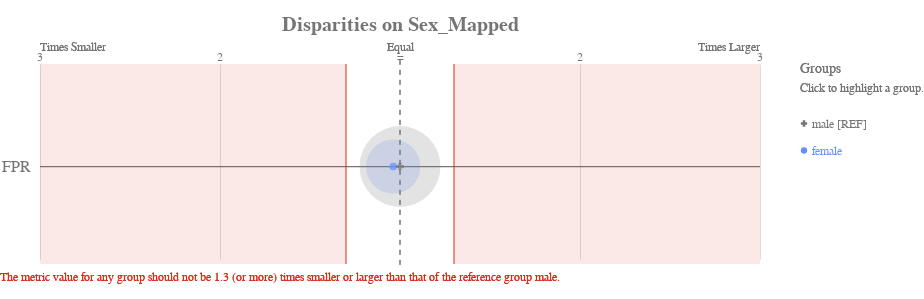

Here is the notebook cell this chart was saved with:
### Code cell
ap.disparity(bdf, metrics, 'sex_mapped', fairness_threshold = disparity_tolerance)

### Figure 1 — Vega-Lite specification as saved in the notebook (floating-point values rounded to 4 significant figures)
{"config": {"view": {"continuousWidth": 400, "continuousHeight": 300, "strokeWidth": 0}, "axisLeft": {"labelColor": "rgb(117,117,117)", "labelFont": "Arial", "labelFontSize": 16}, "title": {"align": "center", "baseline": "middle", "color": "rgb(117,117,117)", "font": "Arial", "fontSize": 20, "fontWeight": "bold"}}, "layer": [{"data": {"name": "data-38121450c6697f570e9bf3f18efe866c"}, "mark": {"type": "rule", "stroke": "rgb(117,117,117)", "strokeWidth": 1.25, "tooltip": ""}, "encoding": {"x": {"type": "quantitative", "field": "x", "scale": {"domain": [-2, 2], "range": [40.0, 760.0]}}, "x2": {"field": "x2"}, "y": {"type": "nominal", "axis": {"domain": false, "labelAngle": 0, "labelPadding": -30, "orient": "left", "ticks": false, "title": ""}, "field": "metric", "scale": {"domain": ["FPR"], "range": [30, 225.0]}}}}, {"data": {"name": "data-79dd248bdaa0ea02c535240e8ad022c8"}, "mark": {"type": "rule", "stroke": "rgb(117,117,117)", "strokeDash": [5, 5], "strokeWidth": 1}, "encoding": {"tooltip": {"value": "male [REF]"}, "x": {"value": 400.0}, "y": {"value": 20.83}, "y2": {"value": 229.2}}}, {"data": {"name": "data-c233327f4cd9b4c2df31bf8015c83e4a"}, "mark": {"type": "text", "align": "center", "color": "rgb(117,117,117)", "font": "Arial", "fontSize": 12, "fontWeight": "normal", "tooltip": ""}, "encoding": {"text": {"type": "nominal", "field": "label"}, "x": {"type": "quantitative", "field": "value", "scale": {"domain": [-2, 2], "range": [40.0, 760.0]}}, "y": {"value": 17.5}}}, {"layer": [{"mark": {"type": "text", "align": "left", "fill": "rgb(117,117,117)", "font": "Arial", "fontSize": 12, "fontWeight": "normal", "tooltip": ""}, "encoding": {"text": {"value": "Times Smaller"}, "x": {"value": 40.0}, "y": {"value": 7.5}}}, {"mark": {"type": "text", "align": "right", "fill": "rgb(117,117,117)", "font": "Arial", "fontSize": 12, "fontWeight": "normal", "tooltip": ""}, "encoding": {"text": {"value": "Times Larger"}, "x": {"value": 760.0}, "y": {"value": 7.5}}}, {"mark": {"type": "text", "align": "center", "fill": "rgb(117,117,117)", "font": "Arial", "fontSize": 12, "fontWeight": "normal", "tooltip": ""}, "encoding": {"text": {"value": "Equal"}, "x": {"value": 400.0}, "y": {"value": 7.5}}}], "data": {"name": "data-79dd248bdaa0ea02c535240e8ad022c8"}}, {"layer": [{"mark": {"type": "rule", "opacity": 0.8, "stroke": "rgb(217, 46, 28)", "strokeWidth": 1.25, "tooltip": ""}, "encoding": {"x": {"type": "quantitative", "field": "min", "scale": {"domain": [-2, 2], "range": [40.0, 760.0]}}, "y": {"value": 25.0}, "y2": {"value": 225.0}}}, {"mark": {"type": "rule", "opacity": 0.8, "stroke": "rgb(217, 46, 28)", "strokeWidth": 1.25, "tooltip": ""}, "encoding": {"x": {"type": "quantitative", "field": "max", "scale": {"domain": [-2, 2], "range": [40.0, 760.0]}}, "y": {"value": 25.0}, "y2": {"value": 225.0}}}, {"layer": [{"mark": {"type": "rect", "fill": "rgb(217, 46, 28)", "opacity": 0.1, "tooltip": ""}, "encoding": {"x": {"type": "quantitative", "field": "min", "scale": {"domain": [-2, 2], "range": [40.0, 760.0]}}, "x2": {"field": "lower_end"}, "y": {"value": 25.0}, "y2": {"value": 225.0}}}, {"mark": {"type": "rect", "fill": "rgb(217, 46, 28)", "opacity": 0.1, "tooltip": ""}, "encoding": {"x": {"type": "quantitative", "field": "max", "scale": {"domain": [-2, 2], "range": [40.0, 760.0]}}, "x2": {"field": "upper_end"}, "y": {"value": 25.0}, "y2": {"value": 225.0}}}]}, {"data": {"name": "data-79dd248bdaa0ea02c535240e8ad022c8"}, "mark": {"type": "text", "align": "left", "baseline": "top", "fill": "rgb(217, 46, 28)", "font": "Arial", "fontSize": 12, "fontWeight": "normal", "tooltip": ""}, "encoding": {"text": {"value": "The metric value for any group should not be 1.3 (or more) times smaller or larger than that of the reference group male."}, "x": {"value": 0}, "y": {"value": 233.3}}}], "data": {"name": "data-68125cfc4fc9557defd07e8d14c561c8"}}, {"layer": [{"mark": "circle"}, {"data": {"name": "data-3a2bacbe6e3b84b277c319c3ecfdb12a"}, "mark": {"type": "circle", "opacity": 0.2}, "encoding": {"color": {"condition": {"type": "nominal", "field": "attribute_value", "legend": null, "scale": {"domain": ["male", "female"], "range": ["rgb(117,117,117)", "rgb(100, 143, 255)", "rgb(254, 97, 0)", "rgb(220, 38, 127)", "rgb(255, 176, 0)", "rgb(120, 94, 240)"]}, "selection": "selector013"}, "value": "rgb(224,224,224)"}, "size": {"type": "quantitative", "field": "group_size", "legend": null, "scale": {"domain": [0, 828.0], "range": [0, 7854.0]}}, "tooltip": [{"type": "nominal", "field": "attribute_value", "title": "Group"}, {"type": "nominal", "field": "tooltip_group_size", "title": "Group Size"}, {"type": "nominal", "field": "tooltip_disparity_explanation_fpr", "title": "Disparity"}, {"type": "quantitative", "field": "fpr", "format": ".2f", "title": "FPR"}], "x": {"type": "quantitative", "axis": {"domain": false, "labels": false, "ticks": false, "title": null, "values": [1, 2, -2, -1]}, "field": "fpr_disparity_scaled", "scale": {"domain": [-2, 2], "range": [40.0, 760.0]}}, "y": {"type": "nominal", "axis": {"domain": false, "grid": false, "labels": false, "ticks": false, "title": " "}, "field": "metric_variable", "scale": {"domain": ["FPR"], "range": [30, 225.0]}}}, "selection": {"selector015": {"type": "multi", "empty": "all", "fields": ["attribute_value"]}}, "transform": [{"calculate": "'FPR'", "as": "metric_variable"}]}, {"layer": [{"mark": "point"}, {"data": {"name": "data-3a2bacbe6e3b84b277c319c3ecfdb12a"}, "mark": {"type": "point", "filled": true, "size": 60}, "encoding": {"color": {"condition": {"type": "nominal", "field": "attribute_value", "legend": null, "scale": {"domain": ["male", "female"], "range": ["rgb(117,117,117)", "rgb(100, 143, 255)", "rgb(254, 97, 0)", "rgb(220, 38, 127)", "rgb(255, 176, 0)", "rgb(120, 94, 240)"]}, "selection": "selector013"}, "value": "rgb(224,224,224)"}, "shape": {"type": "nominal", "field": "attribute_value", "legend": null, "scale": {"domain": ["male", "female"], "range": ["cross", "circle"]}}, "tooltip": [{"type": "nominal", "field": "attribute_value", "title": "Group"}, {"type": "nominal", "field": "tooltip_group_size", "title": "Group Size"}, {"type": "nominal", "field": "tooltip_disparity_explanation_fpr", "title": "Disparity"}, {"type": "quantitative", "field": "fpr", "format": ".2f", "title": "FPR"}], "x": {"type": "quantitative", "axis": {"domain": false, "labels": false, "ticks": false, "title": null, "values": [1, 2, -2, -1]}, "field": "fpr_disparity_scaled", "scale": {"domain": [-2, 2], "range": [40.0, 760.0]}}, "y": {"type": "nominal", "axis": {"domain": false, "grid": false, "labels": false, "ticks": false, "title": " "}, "field": "metric_variable", "scale": {"domain": ["FPR"], "range": [30, 225.0]}}}, "selection": {"selector014": {"type": "multi", "empty": "all", "fields": ["attribute_value"]}}, "transform": [{"calculate": "'FPR'", "as": "metric_variable"}]}]}]}, {"layer": [{"mark": {"type": "point", "filled": true, "opacity": 1, "size": 39.48}, "encoding": {"color": {"condition": {"type": "nominal", "field": "attribute_value", "legend": null, "scale": {"domain": ["male", "female"], "range": ["rgb(117,117,117)", "rgb(100, 143, 255)", "rgb(254, 97, 0)", "rgb(220, 38, 127)", "rgb(255, 176, 0)", "rgb(120, 94, 240)"]}, "selection": "selector013"}, "value": "rgb(224,224,224)"}, "shape": {"type": "nominal", "field": "attribute_value", "legend": null, "scale": {"domain": ["male", "female"], "range": ["cross", "circle"]}}, "x": {"value": 804}, "y": {"type": "nominal", "axis": {"domain": false, "grid": false, "labels": false, "ticks": false, "title": " "}, "field": "attribute_value", "scale": {"domain": ["male", "female"], "range": [71, 125]}}}, "selection": {"selector013": {"type": "multi", "empty": "all", "fields": ["attribute_value"]}}}, {"mark": {"type": "text", "align": "left", "baseline": "middle", "font": "Arial", "fontSize": 12, "fontWeight": "normal"}, "encoding": {"color": {"condition": {"type": "nominal", "field": "attribute_value", "legend": null, "scale": {"domain": ["male", "female"], "range": ["rgb(117,117,117)", "rgb(100, 143, 255)", "rgb(254, 97, 0)", "rgb(220, 38, 127)", "rgb(255, 176, 0)", "rgb(120, 94, 240)"]}, "selection": "selector013"}, "value": "rgb(224,224,224)"}, "text": {"type": "nominal", "field": "label"}, "x": {"value": 812}, "y": {"type": "nominal", "axis": {"domain": false, "grid": false, "labels": false, "ticks": false, "title": " "}, "field": "attribute_value", "scale": {"domain": ["male", "female"], "range": [71, 125]}}}, "selection": {"selector016": {"type": "multi", "empty": "all", "fields": ["attribute_value"]}}}, {"data": {"name": "data-79dd248bdaa0ea02c535240e8ad022c8"}, "mark": {"type": "text", "align": "left", "baseline": "middle", "color": "rgb(117,117,117)", "font": "Arial", "fontSize": 12, "fontWeight": "normal"}, "encoding": {"text": {"value": "Click to highlight a group."}, "x": {"value": 800}, "y": {"value": 49}}}, {"data": {"name": "data-79dd248bdaa0ea02c535240e8ad022c8"}, "mark": {"type": "text", "align": "left", "baseline": "middle", "color": "rgb(117,117,117)", "font": "Arial", "fontSize": 14, "fontWeight": "normal"}, "encoding": {"text": {"value": "Groups"}, "x": {"value": 800}, "y": {"value": 30}}}], "data": {"name": "data-b9f75b5c0827c85fba1c9c9d5d5ac8e6"}}], "height": 250, "padding": {"top": 15, "bottom": 10}, "resolve": {"scale": {"size": "independent", "y": "independent"}}, "title": "Disparities on Sex_Mapped", "width": 800, "$schema": "https://vega.github.io/schema/vega-lite/v4.8.1.json", "datasets": {"data-38121450c6697f570e9bf3f18efe866c": [{"metric": "FPR", "x": -2, "x2": 2}], "data-79dd248bdaa0ea02c535240e8ad022c8": [{"a": 1, "b": 0}, {"a": 1, "b": 0}], "data-c233327f4cd9b4c2df31bf8015c83e4a": [{"value": 1, "label": 2}, {"value": 2, "label": 3}, {"value": -2, "label": 3}, {"value": -1, "label": 2}, {"value": 0, "label": "="}], "data-68125cfc4fc9557defd07e8d14c561c8": [{"min": -0.3, "max": 0.3, "lower_end": -2, "upper_end": 2}], "data-3a2bacbe6e3b84b277c319c3ecfdb12a": [{"attribute_name": "sex_mapped", "attribute_value": "female", "group_size": 310, "total_entities": 1000, "fpr": 0.4037, "fpr_disparity": 0.9638, "fpr_disparity_scaled": -0.0376, "tooltip_group_size": "310 (31.00%)", "tooltip_disparity_explanation_fpr": "1.04 times smaller FPR than the reference group"}, {"attribute_name": "sex_mapped", "attribute_value": "male", "group_size": 690, "total_entities": 1000, "fpr": 0.4188, "fpr_disparity": 1.0, "fpr_disparity_scaled": 0.0, "tooltip_group_size": "690 (69.00%)", "tooltip_disparity_explanation_fpr": "Reference group"}], "data-b9f75b5c0827c85fba1c9c9d5d5ac8e6": [{"attribute_value": "male", "label": "male [REF]"}, {"attribute_value": "female", "label": "female"}]}}
